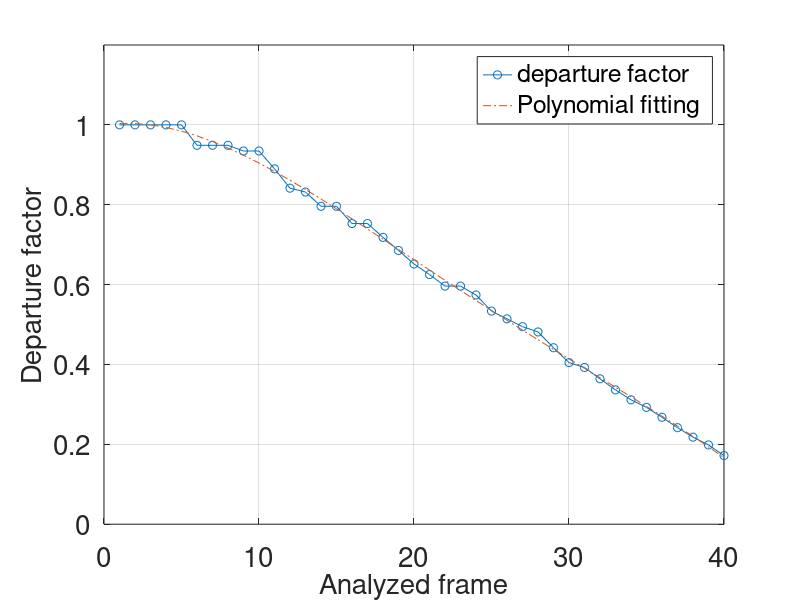
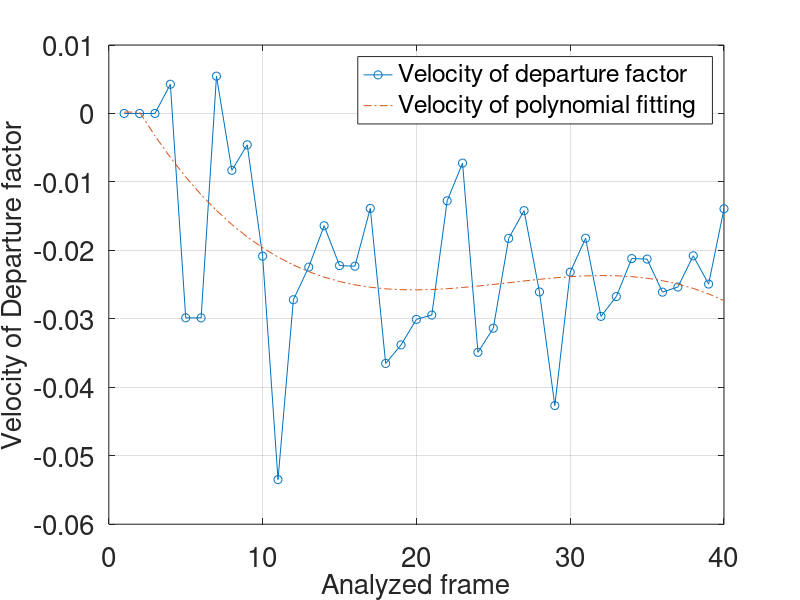

The MATLAB script that drew these images, in order:
%
D = [1 1 1 1 1 0.948818082919852 0.948818082919852 0.948818082919852 0.9345794392523364 0.9345794392523364 0.889897623494436 0.8414980995094927 0.831772373845084 0.7961028173126276 0.7961028173126276 0.7529087573001881 0.7529087573001881 0.7182694827083022 0.6854652927635529 0.6515784540488859 0.6250945774760277 0.5962528092405807 0.5962528092405807 0.5739433014490868 0.5336537099741283 0.5142010312710467 0.4947207726332165 0.481436207346245 0.4419198983800649 0.4046451535474518 0.3924766778092623 0.3641096998809433 0.3363697167808266 0.3115011196251084 0.2925297963997829 0.2677571947705807 0.2416836539206449 0.2179699929147216 0.1985018741423696 0.1718579322302972];
E = [1:40];
R=linspace(23.5,4,40);

p = polyfit(E,D,4);
Dfit=polyval(p,E);
    figure(1)
	graph = plot(E, D,'-o', E, Dfit,'-.');
	grid;
	hx=xlabel('Analyzed frame');
	hy=ylabel('Departure factor');
	ylim([0 1.2]);
    legend('departure factor','Polynomial fitting')

  
	FONTSIZE=20;
	hf = gcf();%% current figure
	ha = gca();%% current axis object. 
	set(ha,'fontsize',FONTSIZE);%% cambia solamente los ejes
	%set(ht,'fontsize',FONTSIZE);%% cambia solamente el titulo
	set(hx,'fontsize',FONTSIZE);%% cambia solamente el texto de x
	set(hy,'fontsize',FONTSIZE);%% cambia solamente el texto de y

	print (hf ,'grapha_b.eps','-deps','-tight',['-F:',int2str(FONTSIZE)]);
  
  %%%%%%%%%%%%%%%%%%%%%%%%%%%%%%%%%%DERIVADA%%%%%%%%%%%%%%%%%%%%%%%%%%%%%
  
  V(1) = 0;
  V(2) = 0;
  for n=3:38
    V(n) = (-D(n+2)+8.*D(n+1)-8.*D(n-1)+D(n-2))/12;
  end
  V(39) = (-D(40)+8.*D(40)-8.*D(38)+D(37))/12;
  V(40) = (-D(40)+8.*D(40)-8.*D(39)+D(38))/12;
  

  Vfit=[Dfit 0]-[0 Dfit];
  Vfit=Vfit(2:(end-1));
  Vfit=[Vfit(1) Vfit];

  figure(2);
  graph = plot (E, V,'-o', E, Vfit,'-.');
  grid;
  hx=xlabel('Analyzed frame');
	hy=ylabel('Velocity of Departure factor');
	ylim([-0.06 0.01]);
    legend('Velocity of departure factor','Velocity of polynomial fitting')
  
  
	FONTSIZE=20;
	hf2 = gcf();%% current figure
	ha = gca();%% current axis object. 
	set(ha,'fontsize',FONTSIZE);%% cambia solamente los ejes
	%set(ht,'fontsize',FONTSIZE);%% cambia solamente el titulo
	set(hx,'fontsize',FONTSIZE);%% cambia solamente el texto de x
	set(hy,'fontsize',FONTSIZE);%% cambia solamente el texto de y
	print (hf2 ,'graphvelocity.eps','-deps','-tight',['-F:',int2str(FONTSIZE)]);
  
